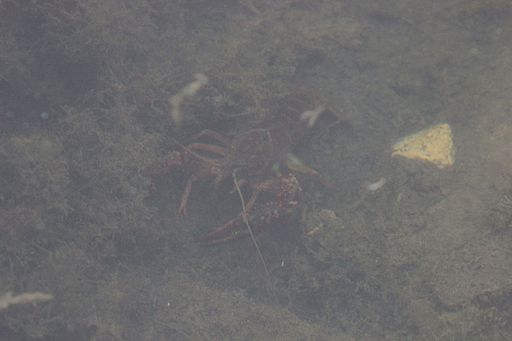
#> input picture DIP/ch5/hw/images/crayfish.jpg, 512 x 341 px
$ python hw1_enhance_low_contrast.py
#> lines starting #> are read from the running program, lines starting #| are printed output that depends on the picture; after the words box and inside, x2 and y2 are one past the last pixel; in counts of white or black regions, pixels touching at a corner belong together
#> further down, image is the input picture: shape (341, 512, 3); mean B, G, R 107.8, 107.1, 107.8
import numpy as np
import cv2

# 초기값 설정
norm_const = 255  # 정규화 범위


def draw_histo(hist, shape=(200, 255)):
    hist_img = np.full(shape, 255, np.uint8)  # 흰색 배경 생성
    cv2.normalize(hist, hist, 0, shape[0], cv2.NORM_MINMAX)  # 정규화
    gap = hist_img.shape[1] / hist.shape[0]

    for i, h in enumerate(hist):
        x = int(round(i * gap))
        w = int(round(gap))
        roi = (x, 0, w, int(h.item()))  # .item()으로 스칼라 값으로 변환
        cv2.rectangle(hist_img, roi, 0, cv2.FILLED)  # 히스토그램 막대 그리기
    return cv2.flip(hist_img, 0)  # 세로 방향으로 뒤집기


def update(val):
    global norm_const
    norm_const = cv2.getTrackbarPos('Norm Const', 'Result')
    process_image()


def process_image():
    # 그레이스케일 변환
    gray_image = cv2.cvtColor(image, cv2.COLOR_BGR2GRAY)

    # 원본 이미지 히스토그램 계산
    bins, ranges = [256], [0, 256]
    hist_original = cv2.calcHist([gray_image], [0], None, bins, ranges)
#> hist_original = 256 values, max 8153 at index 109, min 0 at index 0, mean 682

    # 사용자 정의 누적 히스토그램 계산
    hist = cv2.calcHist([gray_image], [0], None, bins, ranges)
#> hist has the same summary as hist_original

    # 누적 히스토그램 계산
    accum_hist = np.zeros(hist.shape[:2], np.float32)
#> accum_hist = 256 values from 0 to 0
    accum_hist[0] = hist[0]

    for i in range(1, hist.shape[0]):
        accum_hist[i] = accum_hist[i - 1] + hist[i]
#> after the loop, accum_hist = 256 values from 0 to 174592

    # 누적 히스토그램 정규화
    accum_hist = (accum_hist / np.sum(hist)) * norm_const  # 정규화 범위 조정
#> accum_hist = 256 values from 0 to 255

    # LUT를 이용한 사용자 정의 이미지 변환
    equalized_image = cv2.LUT(gray_image, accum_hist.astype("uint8"))
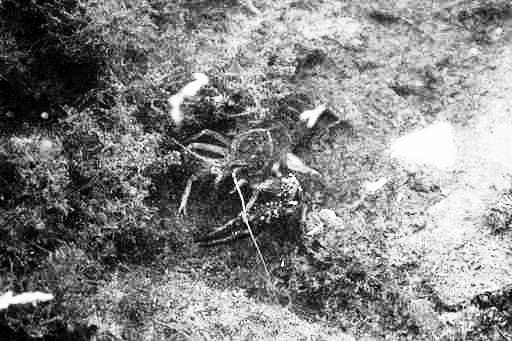
#> equalized_image: shape (341, 512); min 0, max 255, mean 131.3

    # 각 히스토그램 계산 (평활화된 이미지에 대해)
    hist_user = cv2.calcHist([equalized_image], [0], None, bins, ranges)  # 사용자 정의 방법
#> hist_user = 256 values, max 8153 at index 159, min 0 at index 3, mean 682

    # 히스토그램 이미지 생성
    hist_img_original = draw_histo(hist_original)  # 원본 이미지 히스토그램
#> the loop in draw_histo, `for i, h in enumerate(hist):` made 256 passes
#> roi on passes 1 to 3: (0, 0, 1, 0), (1, 0, 1, 0), (2, 0, 1, 0)
#> after the loop in draw_histo, `for i, h in enumerate(hist):`:
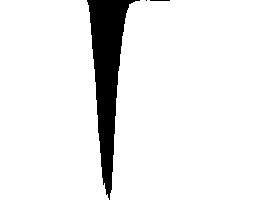
#> hist_img: shape (200, 255); 91.7% white; 3 black regions (1 under 20 px), largest, box (x1, y1, x2, y2) and area: (87, 0, 140, 200) 4211, (150, 0, 170, 1) 20
#> in draw_histo, `return cv2.flip(hist_img, 0)`:
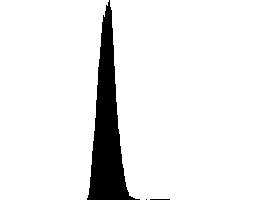
#> returned value: shape (200, 255); 91.7% white; 3 black regions (1 under 20 px), largest, box (x1, y1, x2, y2) and area: (87, 0, 140, 200) 4211, (150, 199, 170, 200) 20
    hist_img_user = draw_histo(hist_user)  # 사용자 정의 히스토그램
#> call 2 of draw_histo, with hist = array of shape (256, 1), shape = (200, 255)
#> the loop in draw_histo (call 2), `for i, h in enumerate(hist):` made 256 passes
#> (h, roi) on passes 1 to 3: ([9.05], (0, 0, 1, 9)), ([12.51], (1, 0, 1, 12)), ([23.01], (2, 0, 1, 23))
#> after the loop in draw_histo (call 2), `for i, h in enumerate(hist):`:
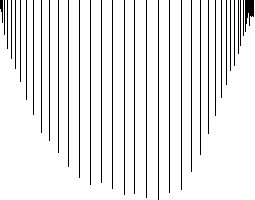
#> hist_img: shape (200, 255); 91.6% white; black in thin lines or dots
#> in draw_histo (call 2), `return cv2.flip(hist_img, 0)`:
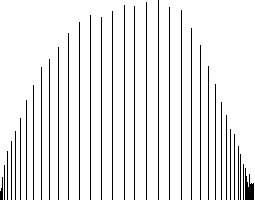
#> returned value: shape (200, 255); 91.6% white; black in thin lines or dots

    # 결과 출력
    cv2.imshow("Original Image (Grayscale)", gray_image)  # 원본 이미지를 그레이스케일로 표시
    cv2.imshow("Original Histogram", hist_img_original)  # 원본 이미지 히스토그램
    cv2.imshow("User Defined Equalized Image", equalized_image)  # 평활화된 이미지
    cv2.imshow("User Defined Histogram", hist_img_user)  # 사용자 정의 히스토그램


# 이미지 읽기
image = cv2.imread('images/crayfish.jpg', cv2.IMREAD_COLOR)
if image is None: raise Exception('No image')

# 트랙바 생성
cv2.namedWindow('Result')
cv2.createTrackbar('Norm Const', 'Result', 0, 255, update)  # norm_const 조정

# 초기 이미지 처리
process_image()

cv2.waitKey(0)
cv2.destroyAllWindows()
